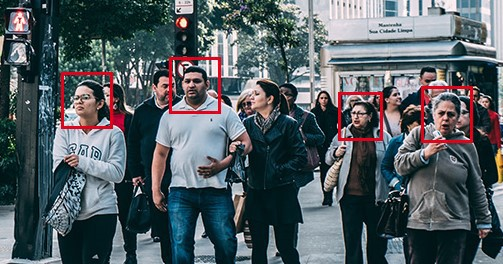
#> input picture img/face_detection_overview.jpeg, 503 x 264 px, given in place of the camera
$ python ColorModule.py
#> lines starting #> are read from the running program, lines starting #| are printed output that depends on the picture; after the words box and inside, x2 and y2 are one past the last pixel; in counts of white or black regions, pixels touching at a corner belong together
"""
Color Module
Finds color in an image based on hsv values
Can run as stand alone to find relevant hsv values
By: NKDuy
"""

import cv2
import numpy as np
import logging


class ColorFinder:
    def __init__(self, trackBar=False):
        self.trackBar = trackBar
        if self.trackBar:
            self.initTrackbars()

    def empty(self, a):
        pass

    def initTrackbars(self):
        """
        To initialize Trackbars . Need to run only once
        """
        cv2.namedWindow("TrackBars")
        cv2.resizeWindow("TrackBars", 640, 240)
        cv2.createTrackbar("Hue Min", "TrackBars", 0, 179, self.empty)
        cv2.createTrackbar("Hue Max", "TrackBars", 179, 179, self.empty)
        cv2.createTrackbar("Sat Min", "TrackBars", 0, 255, self.empty)
        cv2.createTrackbar("Sat Max", "TrackBars", 255, 255, self.empty)
        cv2.createTrackbar("Val Min", "TrackBars", 0, 255, self.empty)
        cv2.createTrackbar("Val Max", "TrackBars", 255, 255, self.empty)

    def getTrackbarValues(self):
        """
        Gets the trackbar values in runtime
        :return: hsv values from the trackbar window
        """
        hmin = cv2.getTrackbarPos("Hue Min", "TrackBars")
        smin = cv2.getTrackbarPos("Sat Min", "TrackBars")
        vmin = cv2.getTrackbarPos("Val Min", "TrackBars")
        hmax = cv2.getTrackbarPos("Hue Max", "TrackBars")
        smax = cv2.getTrackbarPos("Sat Max", "TrackBars")
        vmax = cv2.getTrackbarPos("Val Max", "TrackBars")

        hsvVals = {"hmin": hmin, "smin": smin, "vmin": vmin,
                   "hmax": hmax, "smax": smax, "vmax": vmax}
        print(hsvVals)
        return hsvVals

    def update(self, img, myColor=None):
        """
        :param img: Image in which color needs to be found
        :param hsvVals: List of lower and upper hsv range
        :return: (mask) bw image with white regions where color is detected
                 (imgColor) colored image only showing regions detected
        """
        imgColor = [],
        mask = []

        if self.trackBar:
            myColor = self.getTrackbarValues()

        if isinstance(myColor, str):
            myColor = self.getColorHSV(myColor)

        if myColor is not None:
            imgHSV = cv2.cvtColor(img, cv2.COLOR_BGR2HSV)
            lower = np.array([myColor['hmin'], myColor['smin'], myColor['vmin']])
            upper = np.array([myColor['hmax'], myColor['smax'], myColor['vmax']])
            mask = cv2.inRange(imgHSV, lower, upper)
            imgColor = cv2.bitwise_and(img, img, mask=mask)
        return imgColor, mask

    def getColorHSV(self, myColor):

        if myColor == 'red':
            output = {'hmin': 146, 'smin': 141, 'vmin': 77, 'hmax': 179, 'smax': 255, 'vmax': 255}
        elif myColor == 'green':
            output = {'hmin': 44, 'smin': 79, 'vmin': 111, 'hmax': 79, 'smax': 255, 'vmax': 255}
        elif myColor == 'blue':
            output = {'hmin': 103, 'smin': 68, 'vmin': 130, 'hmax': 128, 'smax': 255, 'vmax': 255}
        else:
            output = None
            logging.warning("Color Not Defined")
            logging.warning("Available colors: red, green, blue ")

        return output


def main():
    myColorFinder = ColorFinder(False)
    cap = cv2.VideoCapture(0)
    cap.set(3, 640)
    cap.set(4, 480)

    # Custom Orange Color
    hsvVals = {'hmin': 10, 'smin': 55, 'vmin': 215, 'hmax': 42, 'smax': 255, 'vmax': 255}

    while True:
        success, img = cap.read()
#> img is the input picture: shape (264, 503, 3); mean B, G, R 97.9, 92.7, 82.5
        imgRed, _ = myColorFinder.update(img, "red")
#> in update, `imgHSV = cv2.cvtColor(img, cv2.COLOR_BGR2HSV)`: imgHSV: shape (264, 503, 3); mean H, S, V 95.7, 117.8, 104.9
#> in update, `mask = cv2.inRange(imgHSV, lower, upper)`:
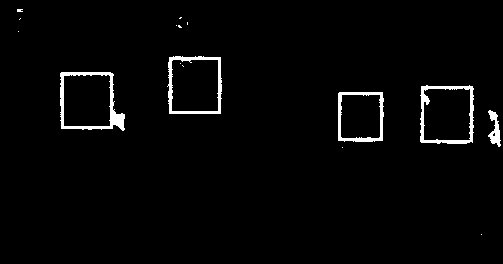
#> mask: shape (264, 503); 2.4% white; 16 white regions (11 under 20 px), largest, box (x1, y1, x2, y2) and area: (60, 72, 125, 131) 860, (420, 85, 474, 144) 737, (167, 56, 222, 114) 697, (338, 92, 384, 142) 587, (488, 110, 501, 147) 242
#> in update, `imgColor = cv2.bitwise_and(img, img, mask=mask)`:
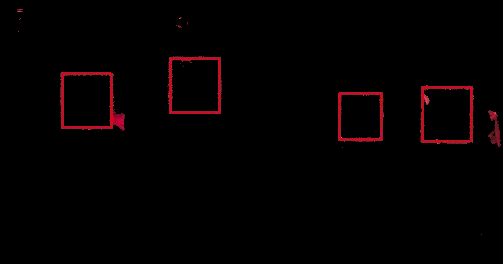
#> imgColor: shape (264, 503, 3); mean B, G, R 1, 0.5, 4
        imgGreen, _ = myColorFinder.update(img, "green")
#> call 2 of update, with myColor = 'green'
#> in update (call 2), `mask = cv2.inRange(imgHSV, lower, upper)`:
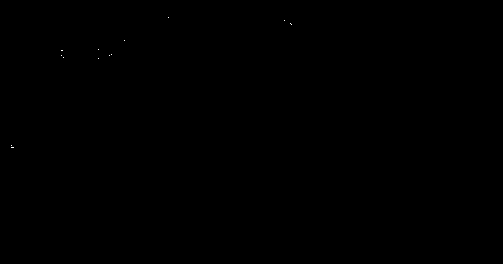
#> mask: shape (264, 503); 0.01% white in thin lines or dots, all inside (x1, y1, x2, y2) = (11, 17, 292, 148)
        imgBlue, _ = myColorFinder.update(img, "blue")
#> call 3 of update, with myColor = 'blue'
#> in update (call 3), `mask = cv2.inRange(imgHSV, lower, upper)`:
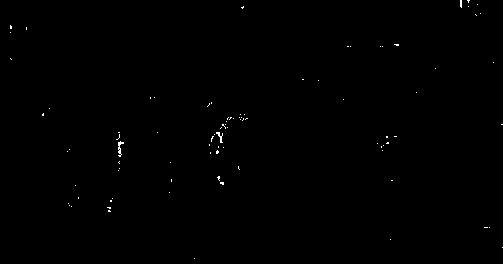
#> mask: shape (264, 503); 0.23% white in thin lines or dots
        imgOrange, _ = myColorFinder.update(img, hsvVals)
#> in update (call 4), `mask = cv2.inRange(imgHSV, lower, upper)`:
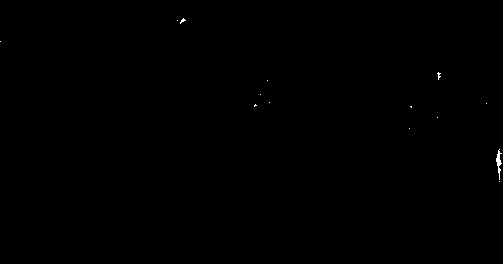
#> mask: shape (264, 503); 0.09% white in thin lines or dots, all inside (x1, y1, x2, y2) = (0, 18, 502, 182)

        cv2.imshow("Red", imgRed)
        cv2.imshow("Image", img)
        if cv2.waitKey(1) & 0xFF == ord('q'):
#> (key q is pressed here)
            break


if __name__ == "__main__":
    main()

$ run again, on img/face_detection_example.png
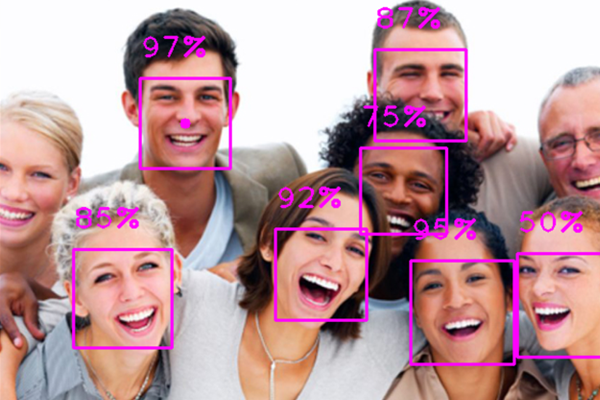
#> input picture img/face_detection_example.png, 600 x 400 px, given in place of the camera
#> in main, img is the input picture: shape (400, 600, 3); mean B, G, R 156.1, 149.5, 188.8
#> imgHSV: shape (400, 600, 3); mean H, S, V 71.4, 75.9, 191.5
#> in update, `mask = cv2.inRange(imgHSV, lower, upper)`:
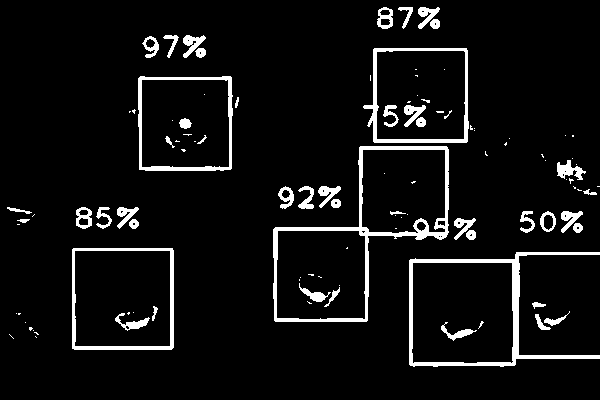
#> mask: shape (400, 600); 6.4% white; 107 white regions (60 under 20 px), largest, box (x1, y1, x2, y2) and area: (273, 146, 449, 322) 2920, (409, 252, 600, 367) 2532, (363, 48, 469, 143) 1405
#> mask: shape (400, 600); every value is 0
#> imgColor: shape (400, 600, 3); every value is 0
#> mask: shape (400, 600); 0.31% white; 13 white regions (10 under 20 px), largest, box (x1, y1, x2, y2) and area: (370, 298, 407, 311) 281, (217, 183, 232, 215) 240, (217, 244, 241, 262) 182
#> mask: shape (400, 600); 4.5% white; 267 white regions (226 under 20 px), largest, box (x1, y1, x2, y2) and area: (265, 319, 318, 400) 2531, (238, 330, 270, 400) 1436, (95, 350, 155, 400) 1395
#> in update (call 4), `imgColor = cv2.bitwise_and(img, img, mask=mask)`:
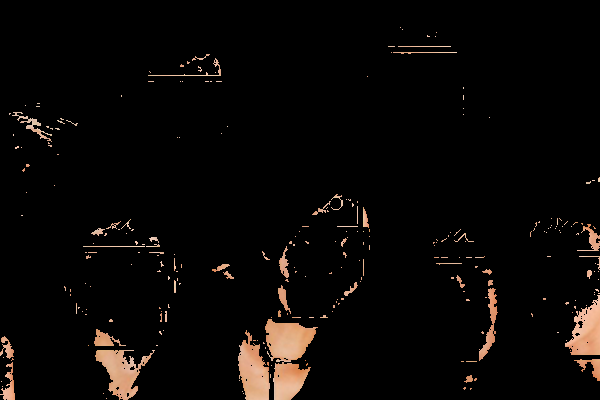
#> imgColor: shape (400, 600, 3); mean B, G, R 6, 7.6, 10.2
